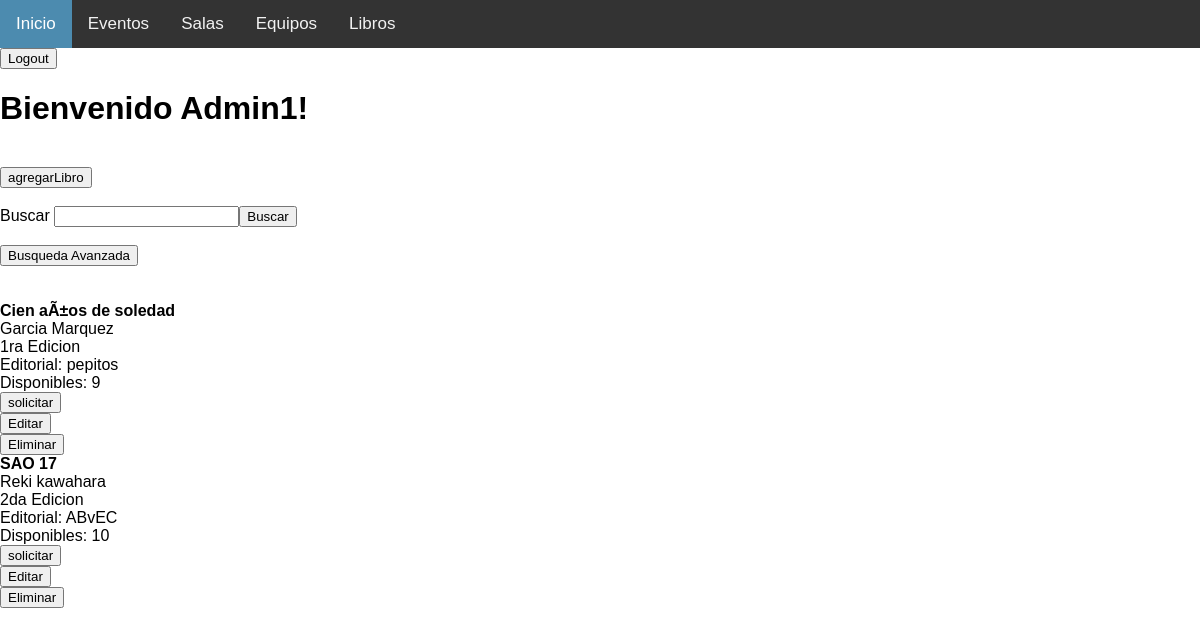
/libros.php (signed in), run on the app's committed database.
### tables this page shows
CREATE TABLE `libros` (
  `ID_Libro` int(11) NOT NULL,
  `Titulo` char(30) NOT NULL,
  `Autor` char(30) NOT NULL,
  `ISBN` char(20) NOT NULL,
  `Edicion` char(20) NOT NULL,
  `Editorial` char(30) NOT NULL,
  `Paginas` int(11) NOT NULL,
  `Copias` int(11) NOT NULL,
  `Disponibles` int(11) NOT NULL
);

### utils.php (called while the page is built, shortened)
<?php
    function isLogged(){
        if(isset($_SESSION['username'])){
            return true;
        }
        return false;
    }
?>

### libros.php (the view, shortened to what this page needs)
<!DOCTYPE html>
<html lang="en">
<head>
    <link rel="stylesheet" type="text/css" href="style.css">
</head>
<body>
    <?php
        include "utils.php";
        $con = mysqli_connect(HOST_DB,USUARIO_DB,USUARIO_PASS,NOMBRE_DB);
    ?>
    <div class="topnav">
      <a class="active" href="index.php">Inicio</a>
      <a href="ver-eventos.php">Eventos</a>
      <a href="salas.php">Salas</a>
      <a href="equipos.php">Equipos</a>
      <a href="libros.php">Libros</a>
    </div>
    <form action = "index.php" method = "post">
        <button type="submit" name = "logout">Logout</button>
    </form>
    <?php
        if (isLogged()){
            echo "<div><h1>Bienvenido " . $_SESSION["username"]. "!</h1></div><br>";
            $con = mysqli_connect(HOST_DB,USUARIO_DB,USUARIO_PASS,NOMBRE_DB);
            $estructura = "";
            if($_SESSION["rol"] == "Admin"){
              $estructura .= '<form method="post" action="./agregarElemento.php">';
              $estructura .= '<input type="submit" name="solAgregarLibro" value="agregarLibro"></form> <br>';
            }
            $estructura .= '<form method="get" action="' . $_SERVER["PHP_SELF"] . '">';
            $estructura .= 'Buscar <input type="text" name="tituloBuscado" required>';
            $estructura .= '<input type="submit" name="buscadorBasico" value="Buscar"></form><br>';
            $estructura .= '<form method="post" action="./buscadorAvanzado.php">';
            $estructura .= '<input type="submit" name="buscarLibro" value="Busqueda Avanzada"></form> <br><br>';
            $sql = "SELECT * FROM Libros";
            $libros =  mysqli_query($con, $sql);
            while ($libro = mysqli_fetch_array($libros)) {
              $idLibro = $libro['ID_Libro'];
              $titulo =  $libro['Titulo'];
              $autor = $libro['Autor'];
              $edicion = $libro['Edicion'];
              $editorial = $libro['Editorial'];
              $disponibles = $libro['Disponibles'];
              $estructura .= '<strong>' . $titulo . '</strong><br>';
              $estructura .=  "$autor <br> $edicion <br> Editorial: $editorial <br> Disponibles: $disponibles <br>";
              $estructura .= '<form method="post" action="' . $_SERVER["PHP_SELF"] . '">';
              $estructura .= '<input type="hidden" name="idLibro" value="' . $idLibro . '">';
              $estructura .= '<input type="hidden" name="disponibles" value="' . $disponibles . '">';
              $estructura .= '<input type="submit" name="solicitarLibro" value="solicitar"> </form>';
              if($_SESSION["rol"] == "Admin"){
                $estructura .= '<form method="post" action="./edicionElemento.php">';
                $estructura .= '<input type="hidden" name="idLibro" value="'. $idLibro .'">';
                $estructura .= '<input type="submit" name="solEditarLibro" value="Editar"></form>';
                $estructura .= '<form method="post" action="' . $_SERVER["PHP_SELF"] . '">';
                $estructura .= '<input type="hidden" name="idLibro" value="'. $idLibro .'">';
                $estructura .= '<input type="submit" name="eliminarLibro" value="Eliminar"></form>';
              }
              else if($_SESSION["rol"] == "User"){
              }
            }
              $estructura .= '<br><br>';
              echo $estructura;
        }
        else{
            mysqli_close($con);
            header('Location: '."index.php");
        }
    ?>
</body>
</html>

### style.css (style rules this page uses)
body { margin: 0; font-family: Arial, Helvetica, sans-serif; }
.topnav { overflow: hidden; background-color: #333; }
.topnav a { float: left; color: #f2f2f2; text-align: center; padding: 14px 16px; text-decoration: none; font-size: 17px; }
.topnav a.active { background-color: rgb(76, 139, 175); color: white; }

### data on the page
libros: Titulo "Cien aÃ±os de soledad", Autor "Garcia Marquez", Edicion "1ra Edicion", Editorial "pepitos", Disponibles "9"
libros: Titulo "SAO 17", Autor "Reki kawahara", Edicion "2da Edicion", Editorial "ABvEC", Disponibles "10"

### other printed values
$_SESSION["username"] "Admin1"
